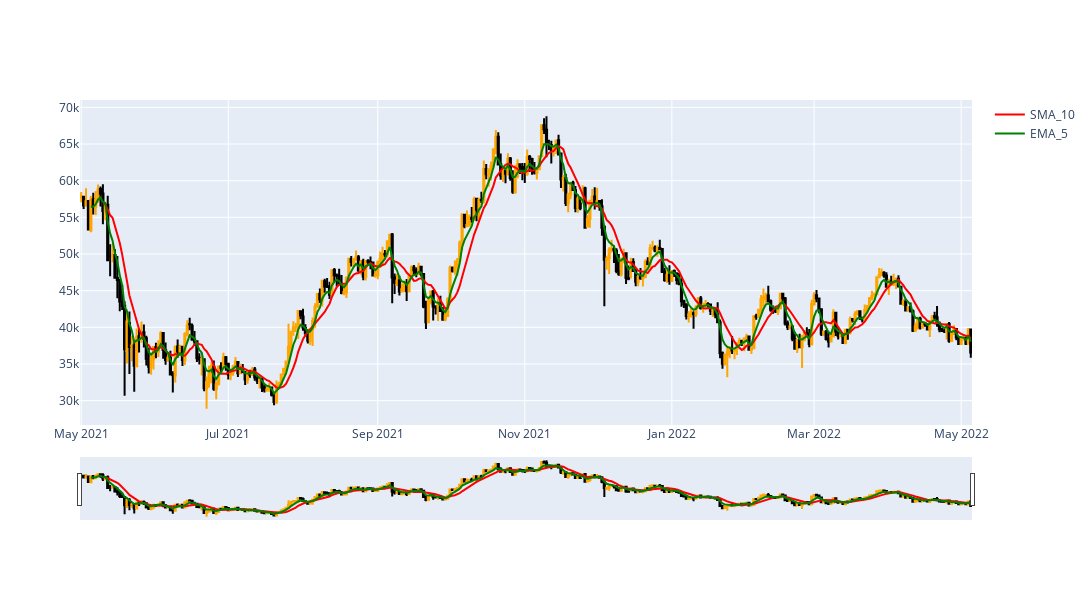

The notebook cell this image was saved under:
### Code cell
fig = go.Figure(data=[
    go.Candlestick(
        x=BTC.index,
        open=BTC['Open'],
        high=BTC['High'],
        low=BTC['Low'],
        close=BTC['Close'],
        increasing_line_color='orange',
        decreasing_line_color='black',
        showlegend=False,
    ),
])
fig.add_trace(
    go.Scatter(
        x=BTC.index,
        y=BTC['SMA_10'],
        line=dict(color='red', width=2),
        name='SMA_10',
    )
)

fig.add_trace(
    go.Scatter(
        x=BTC.index,
        y=BTC['EMA_5'],
        line=dict(color='green', width=2),
        name='EMA_5'
    )
)
fig.update_layout(width = 1400, height=600, showlegend=True)
fig.show()

### Figure 1 — Plotly figure (JSON) as saved in the notebook; plotly's stock layout.template omitted (floating-point values rounded to 4 significant figures; data arrays with more than 128 entries replaced by an {"elided": "..."} marker saying what was removed)
{"data": [{"close": {"elided": "370 float values"}, "decreasing": {"line": {"color": "black"}}, "high": {"elided": "370 float values"}, "increasing": {"line": {"color": "orange"}}, "low": {"elided": "370 float values"}, "open": {"elided": "370 float values"}, "showlegend": false, "type": "candlestick", "x": {"elided": "370 str values"}}, {"line": {"color": "red", "width": 2}, "name": "SMA_10", "type": "scatter", "x": {"elided": "370 str values"}, "y": {"elided": "370 float values"}}, {"line": {"color": "green", "width": 2}, "name": "EMA_5", "type": "scatter", "x": {"elided": "370 str values"}, "y": {"elided": "370 float values"}}], "layout": {"height": 600, "showlegend": true, "width": 1400}}
